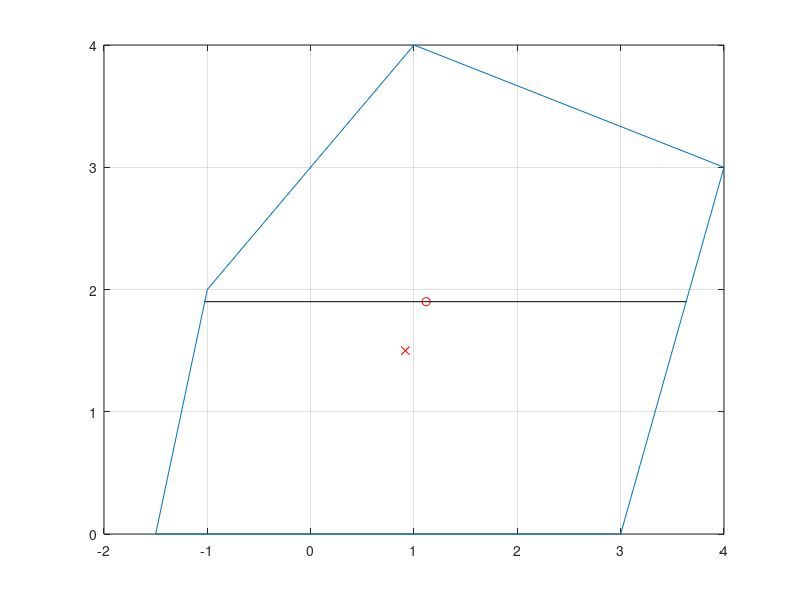

Write the MATLAB code that produced this figure.
close all
clc
clear 

xy = [0 0; 3 0; 4 3; 1 4; -1 2; -1.5 0; 0 0];
plot(xy(:, 1), xy(:, 2))

n = length(xy);

xc = sum(xy(:, 1)) / (n-1);
yc = sum(xy(:, 2)) / (n-1);

xmax = max(xy(:, 1));
xmin = min(xy(:, 1));
ymax = max(xy(:, 2));
ymin = min(xy(:, 2));

plot(xy(:, 1), xy(:, 2))
grid on
hold on
plot(xc, yc, 'xr');

nv = 0;
xcm = 0;
ycm = 0;

for k=1:1000
    x0 = xmin+rand()*(xmax-xmin);
    y0 = ymin+rand()*(ymax-ymin);
    

    nintersect = 0;
    for i=1:n-1
        x1 = xy(i, 1);
        y1 = xy(i, 2);
        x2 = xy(i+1, 1);
        y2 = xy(i+1, 2);
        if y0>=ymin && y0<ymax && y2 ~= y1
            xi = (x2-x1)*(y0-y1)/(y2-y1)+x1;
            if x0<xi
                nintersect = nintersect+1;
            end
        end
    end
    in = mod(nintersect, 2) == 0;
    if in 
        % plot(x0, y0, '.g')
        nv = nv+1;
        xcm = xcm+x0;
        ycm = ycm+y0;
    else
        % plot(x0, y0, '.r')
    end
end
xcm = xcm/nv;
ycm = ycm/nv;

plot(xcm, ycm, 'or')

xy(:, 1) = xy(:, 1)-xcm;
xy(:, 2) = xy(:, 2)-ycm;
xamin = [];
yamin = [];
xbmin = []; ybmin = [];
lmin = 1000000000000000000;

for alfa = 0:0.1:180
    if abs(alfa) == 90
        continue
    end
    xa=[];
    ya=[];
    xb=[];
    yb=[];
    for i=1:n-1
        x1 = xy(i, 1);
        y1 = xy(i, 2);
        x2 = xy(i+1, 1);
        y2 = xy(i+1, 2);

        x = (x1*(y2-y1)-y1*(x2-x1))/((y2-y1)-tand(alfa)*(x2-x1));
        if x<max(x1, x2) && x>min(x1, x2)
            if isempty(xa)
                xa = x;
                ya = x*tand(alfa);
            else
                xb = x;
                yb = x*tand(alfa);
            end
        end
    end
    l = sqrt((xa-xb)^2+(ya-yb)^2);
    if l<lmin
        lmin = l;
        xamin = xa;
        yamin = ya;
        xbmin = xb;
        ybmin = yb;
    end
end
plot([xa, xb]+xcm, [ya, yb]+ycm, 'k')
